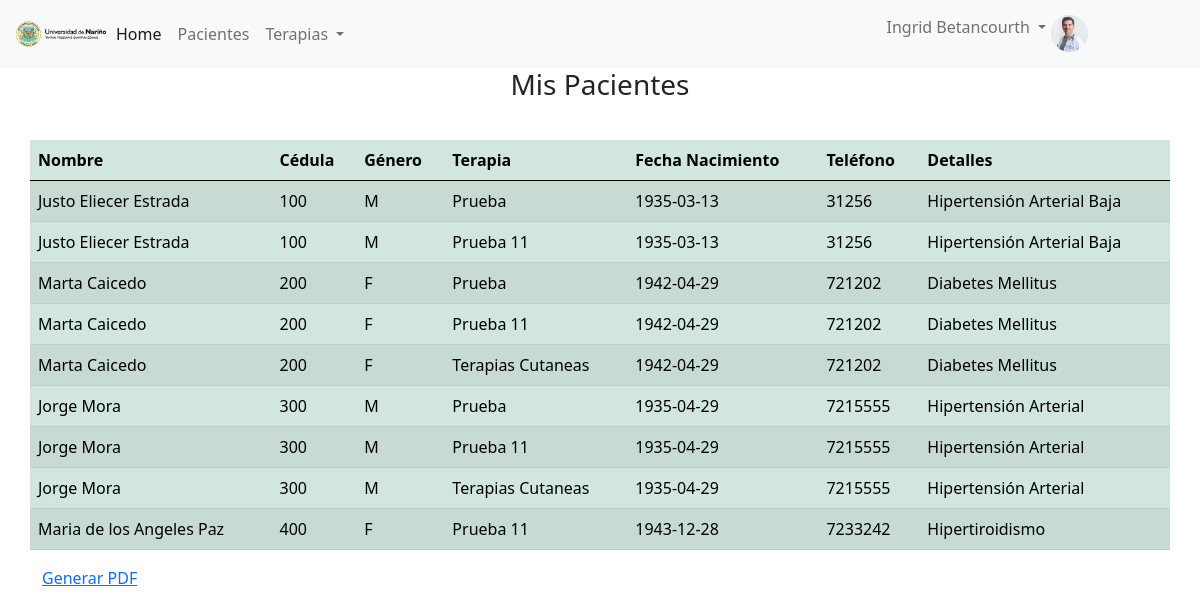
/pacientes.php (signed in), run on the app's committed database.
### tables this page shows
CREATE TABLE `usuarios` (
  `ced_usu` varchar(10) NOT NULL,
  `nom_usu` varchar(100) NOT NULL,
  `genero_usu` varchar(1) NOT NULL,
  `fech_nacimiento` date NOT NULL,
  `epicrisis` text NOT NULL,
  `tel_usu` varchar(10) NOT NULL,
  `contrasena` varchar(500) NOT NULL
);

### pacientes.php (the view, shortened to what this page needs)
<!DOCTYPE html>
<html lang="en">
<head>
    <link rel='stylesheet' type='text/css' media='screen' href='css/bootstrap.min.css'>
    <link rel='stylesheet' type='text/css' media='screen' href='css/style.css'>
</head>
<body>
    <?php
    include("nav_ter.php");
    $bd = conectar();
    $cedula_tera = $_SESSION["cedula_terapeuta"];
    ?>
    <div class="container">
        <div class="row justify-content-md-center">
            <div class="col-12">
                <h3 class="text-center">Mis Pacientes</h3>
            </div>
            <br><br><br>
            <table class="table table-success  table-striped table-hover">
                <thead>
                    <tr>
                        <th scope="col">Nombre</th>
                        <th scope="col">Cédula</th>
                        <th scope="col">Género</th>
                        <th scope="col">Terapia</th>
                        <th scope="col">Fecha Nacimiento</th>
                        <th scope="col">Teléfono</th>
                        <th scope="col">Detalles</th>
                    </tr>
                </thead>
                <tbody>
                    <?php
                    $sql = "SELECT DISTINCT ced_usu,nom_usu,genero_usu,fech_nacimiento,tel_usu,epicrisis,nombre_terapia from usuarios JOIN terapias USING(ced_usu) where ced_terapeuta like('" . $cedula_tera . "')";
                    $datos = mysqli_query($bd, $sql);
                    while ($arr = mysqli_fetch_array($datos)) {
                        echo "<tr>";
                        echo "  <td>$arr[1]</td>";
                        echo "  <td>$arr[0]</td>";
                        echo "  <td>$arr[2]</td>";
                        echo "  <td>$arr[6]</td>";
                        echo "  <td>$arr[3]</td>";
                        echo "  <td>$arr[4]</td>";
                        echo "  <td>$arr[5]</td>";
                        echo "</tr>";
                    }
                    ?>
                </tbody>
            </table>
                    <a href="rpt_usuarios.php">Generar PDF</a>
        </div>
    </div>
</body>
</html>

### data on the page
usuarios: nom_usu "Justo Eliecer Estrada", ced_usu "100", genero_usu "M", arr "Prueba", fech_nacimiento "1935-03-13", tel_usu "31256", epicrisis "Hipertensión Arterial Baja", arr "Prueba 11"
usuarios: nom_usu "Marta Caicedo", ced_usu "200", genero_usu "F", arr "Prueba", fech_nacimiento "1942-04-29", tel_usu "721202", epicrisis "Diabetes Mellitus", arr "Prueba 11", arr "Terapias Cutaneas"
usuarios: nom_usu "Jorge Mora", ced_usu "300", genero_usu "M", arr "Prueba", fech_nacimiento "1935-04-29", tel_usu "7215555", epicrisis "Hipertensión Arterial", arr "Prueba 11", arr "Terapias Cutaneas"
usuarios: nom_usu "Maria de los Angeles Paz", ced_usu "400", genero_usu "F", arr "Prueba 11", fech_nacimiento "1943-12-28", tel_usu "7233242", epicrisis "Hipertiroidismo"

### other printed values
$nombre_terapeuta "Ingrid Betancourth"
